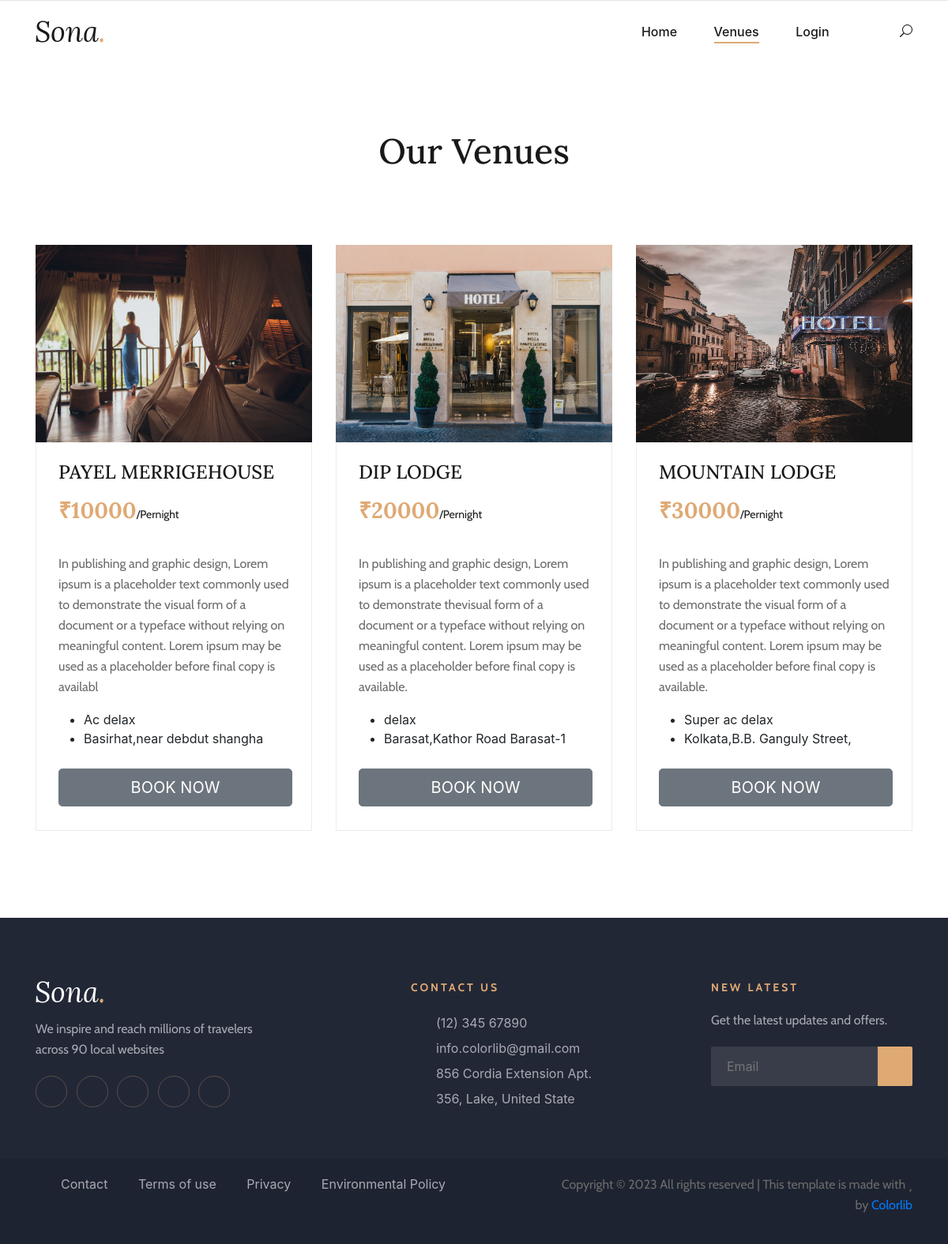
The page /venuesdetail on the database its author committed.
### myapp/models.py (models this page shows, shortened)
class Venue(models.Model):
    vid=models.AutoField(primary_key=True)
    vname=models.CharField(max_length=255, verbose_name='Venue Name')
    vdescriptions=models.TextField(verbose_name='Venue Descripton')
    vtype=models.CharField(max_length=50, verbose_name='Venue Type')
    vaddress=models.CharField(max_length=255, verbose_name='Venue Address')
    vcharges=models.CharField(max_length=15, verbose_name='Venue Charges')
    file = models.FileField(upload_to="uploads/", validators=[validate_file_extension], verbose_name='Venue Image')

### myapp/views.py (the view)
# urls.py: path('venuesdetail',venues,name='venuesdetails'),
def venues(request):
    venue_bj=Venue.objects.all()
    contex={
        'venue_bj':venue_bj
    }
    return render(request,'rooms.html',contex)

### myapp/templates/rooms.html (shortened to what this page needs)
{% extends 'base.html' %}
{% load static %}
{% block body %}
    <div class="breadcrumb-section">
        <div class="container">
            <div class="row">
                <div class="col-lg-12">
                    <div class="breadcrumb-text">
                        <h2>Our Venues</h2>
                    </div>
                </div>
            </div>
        </div>
    </div>
    <section class="rooms-section spad">
        <div class="container">
            <div class="row">
                {% for venue in venue_bj %}
                <div class="col-lg-4 col-md-6">
                    <div class="room-item">
                        <img src="{{venue.file.url}}" alt="" style="width: 150px;height: 250px;">
                        <div class="ri-text">
                            <h4>{{venue.vname}}</h4>
                            <h3>₹{{venue.vcharges}}<span>/Pernight</span></h3>
                            <br>
                            <p>
                                {{venue.vdescriptions}}
                            </p>
                            <ul>
                                <li>
                                    {{venue.vtype}}
                                </li>
                                <li>
                                    {{venue.vaddress}}
                                </li>
                            </ul>
                            <a href="{% url 'myapp:venuebook' venue.vid %}" class="btn btn-secondary btn-lg" style="width: 100%; margin-top: 10px;">BOOK NOW</a>
                        </div>
                    </div>
                </div>
                {% endfor %}
            </div>
        </div>
    </section>
{% endblock %}

### myapp/templates/base.html (shortened to what this page needs)
{% load static %}
<!DOCTYPE html>
<html lang="zxx">
<head>
    <link rel="stylesheet" href="{% static 'venue/css/bootstrap.min.css' %}" type="text/css">
    <link rel="stylesheet" href="{% static 'venue/css/font-awesome.min.css' %}" type="text/css">
    <link rel="stylesheet" href="{% static 'venue/css/elegant-icons.css' %}" type="text/css">
    <link rel="stylesheet" href="{% static 'venue/css/flaticon.css' %}" type="text/css">
    <link rel="stylesheet" href="{% static 'venue/css/owl.carousel.min.css' %}" type="text/css">
    <link rel="stylesheet" href="{% static 'venue/css/nice-select.css' %}" type="text/css">
    <link rel="stylesheet" href="{% static 'venue/css/jquery-ui.min.css' %}" type="text/css">
    <link rel="stylesheet" href="{% static 'venue/css/magnific-popup.css' %}" type="text/css">
    <link rel="stylesheet" href="{% static 'venue/css/slicknav.min.css' %}" type="text/css">
    <link rel="stylesheet" href="{% static 'venue/css/style.css' %}" type="text/css">
    <link href="https://cdn.jsdelivr.net/npm/bootstrap@5.3.1/dist/css/bootstrap.min.css" rel="stylesheet"
>
    <link rel="stylesheet" href="https://cdn.jsdelivr.net/npm/bootstrap@4.6.2/dist/css/bootstrap.min.css"
>
    <link rel="stylesheet"
        href="https://cdn.jsdelivr.net/npm/@fortawesome/fontawesome-free@6.2.1/css/fontawesome.min.css"
>
</head>
<body>
    <header class="header-section">
        <div class="menu-item">
            <div class="container">
                <div class="row">
                    <div class="col-lg-2">
                        <div class="logo">
                            <a href="./index.html">
                                <img src="{% static 'venue/img/logo.png' %}" alt="">
                            </a>
                        </div>
                    </div>
                    <div class="col-lg-10">
                        <div class="nav-menu">
                            <nav class="mainmenu">
                                {% with request.resolver_match.url_name as url_name %}
                                <ul>
                                    <li class="{% if url_name == 'home' %}active{% endif %}"><a
                                            href="{% url 'myapp:home' %}" style="text-decoration: none;">Home</a></li>
                                    <li class="{% if url_name == 'venuesdetails' %}active{% endif %}"><a
                                            href="{% url 'myapp:venuesdetails' %}"
                                            style="text-decoration: none;">Venues</a></li>
                                    {% if request.user.is_authenticated %}
                                    <li class="{% if url_name == 'login' %}active{% endif %}"><a href="#"
                                            style="text-decoration: none;">Accounts</a>
                                        <ul class="dropdown">
                                            <li class="{% if url_name == 'orders' %}active{% endif %}"><a
                                                    href="{% url 'myapp:orders' %}"
                                                    style="text-decoration: none;">Booked History</a></li>
                                            <li class="{% if url_name == 'Change_password' %}active{% endif %}"><a
                                                    href="{% url 'myapp:Change_password' %}"
                                                    style="text-decoration: none;">Change Password</a></li>
                                        </ul>
                                    </li>
                                    {% else%}
                                    <li class="{% if url_name == 'login' %}active{% endif %}"><a
                                            href="{% url 'myapp:login' %}" style="text-decoration: none;">Login</a>
                                    </li>
                                    {% endif %}
                                </ul>
                                {% endwith %}
                            </nav>
                            <div class="nav-right search-switch">
                                <i class="icon_search"></i>
                            </div>
                        </div>
                    </div>
                </div>
            </div>
        </div>
    </header>
    {% block body %}
    {% endblock %}
    <footer class="footer-section">
        <div class="container">
            <div class="footer-text">
                <div class="row">
                    <div class="col-lg-4">
                        <div class="ft-about">
                            <div class="logo">
                                <a href="#">
                                    <img src="{% static 'venue/img/footer-logo.png' %}" alt="">
                                </a>
                            </div>
                            <p>We inspire and reach millions of travelers<br /> across 90 local websites</p>
                            <div class="fa-social">
                                <a href="#"><i class="fa fa-facebook"></i></a>
                                <a href="#"><i class="fa fa-twitter"></i></a>
                                <a href="#"><i class="fa fa-tripadvisor"></i></a>
                                <a href="#"><i class="fa fa-instagram"></i></a>
                                <a href="#"><i class="fa fa-youtube-play"></i></a>
                            </div>
                        </div>
                    </div>
                    <div class="col-lg-3 offset-lg-1">
                        <div class="ft-contact">
                            <h6>Contact Us</h6>
                            <ul>
                                <li>(12) 345 67890</li>
                                <li>info.colorlib@gmail.com</li>
                                <li>856 Cordia Extension Apt. 356, Lake, United State</li>
                            </ul>
                        </div>
                    </div>
                    <div class="col-lg-3 offset-lg-1">
                        <div class="ft-newslatter">
                            <h6>New latest</h6>
                            <p>Get the latest updates and offers.</p>
                            <form action="#" class="fn-form">
                                <input type="text" placeholder="Email">
                                <button type="submit"><i class="fa fa-send"></i></button>
                            </form>
                        </div>
                    </div>
                </div>
            </div>
        </div>
        <div class="copyright-option">
            <div class="container">
                <div class="row">
                    <div class="col-lg-7">
                        <ul>
                            <li><a href="#">Contact</a></li>
                            <li><a href="#">Terms of use</a></li>
                            <li><a href="#">Privacy</a></li>
                            <li><a href="#">Environmental Policy</a></li>
                        </ul>
                    </div>
                    <div class="col-lg-5">
                        <div class="co-text">
                            <p>
                                Copyright &copy;
                                <script>document.write(new Date().getFullYear());</script> All rights reserved | This
                                template is made with <i class="fa fa-heart" aria-hidden="true"></i> by <a
                                    href="https://colorlib.com" target="_blank">Colorlib</a>
                            </p>
                        </div>
                    </div>
                </div>
            </div>
        </div>
    </footer>
</body>
</html>

### rows shown on the page
Venue: file (picture), vname "PAYEL MERRIGEHOUSE", vcharges "10000", vdescriptions "In publishing and graphic design, Lorem ipsum is a placeholder text commonly used to demonstrate the visual form of a document or a typeface without relying on meaningful content. Lorem ipsum may be used as a placeholder before final copy is availabl", vtype "Ac delax", vaddress "Basirhat,near debdut shangha"
Venue: file (picture), vname "DIP LODGE", vcharges "20000", vdescriptions "In publishing and graphic design, Lorem ipsum is a placeholder text commonly used to demonstrate thevisual form of a document or a typeface without relying on meaningful content. Lorem ipsum may be used as a placeholder before final copy is available.", vtype "delax", vaddress "Barasat,Kathor Road Barasat-1"
Venue: file (picture), vname "MOUNTAIN LODGE", vcharges "30000", vdescriptions "In publishing and graphic design, Lorem ipsum is a placeholder text commonly used to demonstrate the visual form of a document or a typeface without relying on meaningful content. Lorem ipsum may be used as a placeholder before final copy is available.", vtype "Super ac delax", vaddress "Kolkata,B.B. Ganguly Street,"
